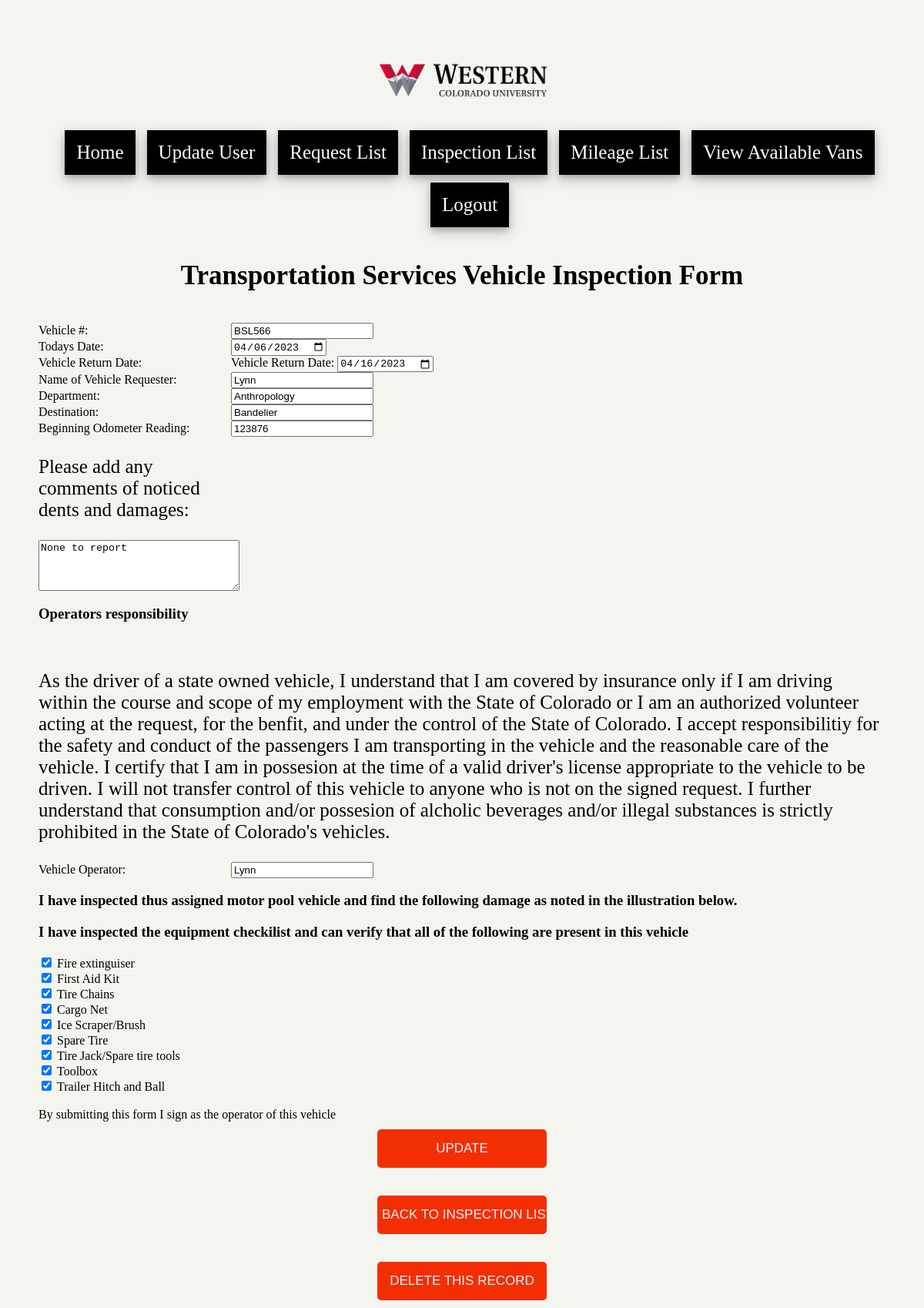
/view_inspection_detail?id=9 (signed in), run on the app's committed database.
### app.py (models this page shows)
class Inspections(UserMixin, db.Model):
    id = db.Column(db.Integer, primary_key=True)
    vehicleNum = db.Column(db.String(8), nullable=False)
    todaysDate = db.Column(db.String(10), nullable=False)
    returnDate = db.Column(db.String(10), nullable=False)
    requester = db.Column(db.String(40), nullable=False)
    department = db.Column(db.String(40), nullable=False)
    destination = db.Column(db.String(80), nullable=False)
    beginODO = db.Column(db.String(40), nullable=False)
    comments = db.Column(db.String(150), nullable=False)
    operator = db.Column(db.String(40), nullable=False)

### app.py (the view)
@app.route('/view_inspection_detail')
@login_required
def viewInspectionDetail():
    id = request.args.get("id")
    inspecInfo = Inspections.query.filter_by(id = id).first()
    return render_template('view_inspection_detail.html', inspecInfo=inspecInfo, userAuth=current_user.is_authenticated)

### app.py (called while the page is built)
@login_manager.user_loader
def load_user(uid):
    return User.query.get(uid)

### templates/view_inspection_detail.html (shortened to what this page needs)
{% extends "base.html" %}
{% block content %}
<body>
    <h1 class="title">Transportation Services Vehicle Inspection Form</h1>
    <form action="/updateInspection" method="POST">
        <input type="number" name="id" value = "{{ inspecInfo.id }}" hidden> <br>
        <label>Vehicle #: </label><input type="text" name="vehicleNum" value={{inspecInfo.vehicleNum}} required><br>
		<label>Todays Date: </label><input type="date" name="todaysdate" value={{inspecInfo.todaysDate}} required><br>
		<label>Vehicle Return Date: </label>Vehicle Return Date: <input type="date" name="returndate" value={{inspecInfo.returnDate}} required><br>
		<label>Name of Vehicle Requester: </label><input type="text" name="requester" value={{inspecInfo.requester}} required><br>
		<label>Department: </label><input type="text" name="department" value={{inspecInfo.department}} required><br>
		<label>Destination: </label><input type="text" name="destination" value={{inspecInfo.destination}} required><br>
		<label>Beginning Odometer Reading: </label><input type="text" name="beginODO" value={{inspecInfo.beginODO}} required><br>
        <p><label for="comments">Please add any comments of noticed dents and damages:</label></p>
				<textarea id="comments" name="comments" rows="4" cols="30" >{{inspecInfo.comments}}</textarea>
        <br>
        <h3>Operators responsibility</h3><br>
        <p>As the driver of a state owned vehicle, I understand that I am covered by insurance only if I am
            driving within the course and scope of my employment with the State of Colorado or I am an authorized volunteer acting at the request,
            for the benfit, and under the control of the State of Colorado. I accept responsibilitiy for the safety and conduct of the passengers
            I am transporting in the vehicle and the reasonable care of the vehicle. I certify that I am in possesion at the time of a valid driver's license
            appropriate to the vehicle to be driven. I will not transfer control of this vehicle to anyone  who is not on the signed request. I further understand that
            consumption and/or possesion of alcholic beverages and/or illegal substances is strictly prohibited in the State of Colorado's vehicles.
        </p>
		<label>Vehicle Operator: </label><input type="text" name="operator" value={{inspecInfo.operator}} required><br>
        <h3>I have inspected thus assigned motor pool vehicle and find the following damage as noted in the illustration below.</h3>
        <h3>I have inspected the equipment checkilist and can verify that all of the following are present in this vehicle</h3>
			    <input type="checkbox" id="fire extinguiser" name="fireExtinguisherCheckBox" value="" checked>
        <label for="fire extinguiser"> Fire extinguiser</label><br>
				<input type="checkbox" id="First Aid Kit" name="firstAidKitCheckBox" value="" required checked>
        <label for="First Aid Kit"> First Aid Kit</label><br>
				<input type="checkbox" id="Tire Chains" name="tireChainsCheckBox" value="" required checked>
        <label for="Tire Chains"> Tire Chains</label><br>
				<input type="checkbox" id="Cargo net" name="cargoNetCheckBox" value="" required checked>
        <label for="Cargo Net"> Cargo Net</label><br>
				<input type="checkbox" id="Ice Scraper/Brush" name="scraperAndBrushCheckBox" value="" required checked>
        <label for="Ice Scraper/Brush"> Ice Scraper/Brush</label><br>
				<input type="checkbox" id="Spare Tire" name="spareTireCheckBox" value="" required checked>
        <label for="Spare Tire"> Spare Tire</label><br>
				<input type="checkbox" id="Tire Jack/Spare tire tools" name="jack/toolsCheckBox" value="" required checked>
        <label for="Tire Jack/Spare tire tools"> Tire Jack/Spare tire tools</label><br>
				<input type="checkbox" id="Toolbox" name="toolboxCheckBox" value="" required checked>
        <label for="Toolbox"> Toolbox</label><br>
				<input type="checkbox" id="trailer hitch" name="trailerHitchCheckBox" value="" required checked>
        <label for="trailer hitch"> Trailer Hitch and Ball</label><br>
        <br>
        By submitting this form I sign as the operator of this vehicle <br>
        <div class="centeredButton">
            <input type="submit" value = "UPDATE">
        </div>
    </form>
    <form action="/view_inspection_list" method="POST">
        <div class="centeredButton">
            <input type="submit" value="BACK TO INSPECTION LIST">
        </div>
    </form>
    <form action="/deleteInspection" method="POST">
        <div class="centeredButton">
            <input type="number" name="id" value="{{ inspecInfo.id }}" hidden><br>
            <input type="submit" value="DELETE THIS RECORD">
        </div>
    </form>
</body>
{% endblock %}

### static/style_andrew.css (style rules this page uses)
body { margin:0; font-family: montserrat; background-color: #f5f5f0; padding: 50px; height: 100vh; }
h1.title { text-align:center; }
div.centeredButton { text-align: center; display: flex; justify-content: center; align-items: center; }
input[type="submit"] { width: 20%; height: 50px; border: 0px solid; background: #f42e03; border-radius: 5px; font-size: 17px; color: #e9f4fb; font-weight: 300; cursor: pointer; outline: none; text-align: center; justify-content: center; align-items: center; margin: 10px; }
h1 { font-style: bold, times new roman, serif; font-size: 35px; }
p { font-style: bold, times new roman, serif; font-size: 25px; }
label { display: inline-block; width: 250px; text-align: left; }

### data on the page
Inspections: vehicleNum "BSL566", todaysdate "04/06/2023", returndate "04/16/2023", department "Anthropology", destination "Bandelier", beginODO "123876", comments "None to report"
